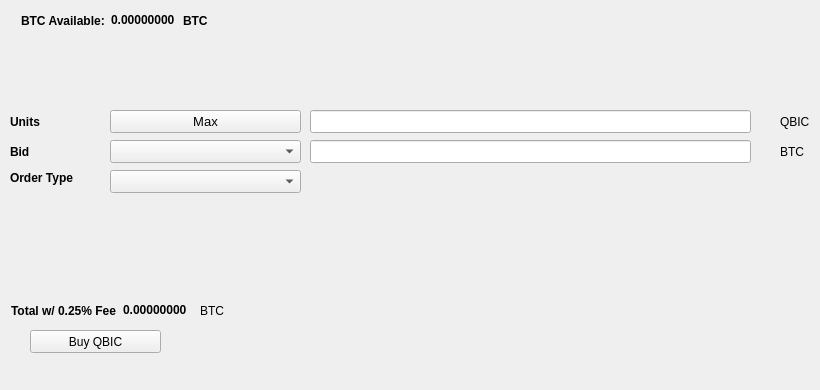
   <widget class="QWidget" name="BuyTab">
    <attribute name="title">
     <string>Buy</string>
    </attribute>
    <widget class="QPushButton" name="BuyQBIC">
     <property name="geometry">
      <rect>
       <x>30</x>
       <y>330</y>
       <width>131</width>
       <height>23</height>
      </rect>
     </property>
     <property name="text">
      <string>Buy QBIC</string>
     </property>
     <property name="icon">
      <iconset resource="../qbiccoin.qrc">
       <normaloff>:/icons/bitcoin</normaloff>:/icons/bitcoin</iconset>
     </property>
    </widget>
    <widget class="QLabel" name="label_3">
     <property name="geometry">
      <rect>
       <x>10</x>
       <y>110</y>
       <width>46</width>
       <height>23</height>
      </rect>
     </property>
     <property name="font">
      <font>
       <weight>75</weight>
       <bold>true</bold>
      </font>
     </property>
     <property name="text">
      <string>Units</string>
     </property>
    </widget>
    <widget class="QLineEdit" name="UnitsInput">
     <property name="geometry">
      <rect>
       <x>310</x>
       <y>110</y>
       <width>441</width>
       <height>23</height>
      </rect>
     </property>
     <property name="font">
      <font>
       <pointsize>9</pointsize>
       <weight>75</weight>
       <bold>true</bold>
      </font>
     </property>
    </widget>
    <widget class="QLineEdit" name="BuyBidPriceEdit">
     <property name="geometry">
      <rect>
       <x>310</x>
       <y>140</y>
       <width>441</width>
       <height>23</height>
      </rect>
     </property>
     <property name="font">
      <font>
       <pointsize>9</pointsize>
       <weight>75</weight>
       <bold>true</bold>
      </font>
     </property>
    </widget>
    <widget class="QLabel" name="label_4">
     <property name="geometry">
      <rect>
       <x>780</x>
       <y>110</y>
       <width>31</width>
       <height>23</height>
      </rect>
     </property>
     <property name="text">
      <string>QBIC</string>
     </property>
    </widget>
    <widget class="QLabel" name="label_5">
     <property name="geometry">
      <rect>
       <x>780</x>
       <y>140</y>
       <width>31</width>
       <height>23</height>
      </rect>
     </property>
     <property name="text">
      <string>BTC</string>
     </property>
    </widget>
    <widget class="QLabel" name="label_6">
     <property name="geometry">
      <rect>
       <x>10</x>
       <y>140</y>
       <width>46</width>
       <height>23</height>
      </rect>
     </property>
     <property name="font">
      <font>
       <weight>75</weight>
       <bold>true</bold>
      </font>
     </property>
     <property name="text">
      <string>Bid</string>
     </property>
    </widget>
    <widget class="QLabel" name="label_7">
     <property name="geometry">
      <rect>
       <x>10</x>
       <y>170</y>
       <width>91</width>
       <height>16</height>
      </rect>
     </property>
     <property name="font">
      <font>
       <weight>75</weight>
       <bold>true</bold>
      </font>
     </property>
     <property name="text">
      <string>Order Type</string>
     </property>
    </widget>
    <widget class="QPushButton" name="Buy_Max_Amount">
     <property name="geometry">
      <rect>
       <x>110</x>
       <y>110</y>
       <width>191</width>
       <height>23</height>
      </rect>
     </property>
     <property name="font">
      <font>
       <pointsize>10</pointsize>
      </font>
     </property>
     <property name="text">
      <string>Max</string>
     </property>
    </widget>
    <widget class="QComboBox" name="BuyBidcomboBox">
     <property name="geometry">
      <rect>
       <x>110</x>
       <y>140</y>
       <width>191</width>
       <height>23</height>
      </rect>
     </property>
     <property name="font">
      <font>
       <pointsize>10</pointsize>
      </font>
     </property>
    </widget>
    <widget class="QComboBox" name="buyOrdertypeCombo">
     <property name="geometry">
      <rect>
       <x>110</x>
       <y>170</y>
       <width>191</width>
       <height>23</height>
      </rect>
     </property>
     <property name="font">
      <font>
       <pointsize>10</pointsize>
      </font>
     </property>
    </widget>
    <widget class="QWidget" name="layoutWidget1">
     <property name="geometry">
      <rect>
       <x>21</x>
       <y>11</y>
       <width>227</width>
       <height>19</height>
      </rect>
     </property>
     <layout class="QHBoxLayout" name="horizontalLayout_3">
      <item>
       <widget class="QLabel" name="label232">
        <property name="font">
         <font>
          <weight>75</weight>
          <bold>true</bold>
         </font>
        </property>
        <property name="text">
         <string>BTC Available:</string>
        </property>
       </widget>
      </item>
      <item>
       <widget class="QLabel" name="BtcAvailableLbl">
        <property name="palette">
         <palette>
          <active>
           <colorrole role="WindowText">
            <brush brushstyle="SolidPattern">
             <color alpha="255">
              <red>0</red>
              <green>0</green>
              <blue>0</blue>
             </color>
            </brush>
           </colorrole>
           <colorrole role="Button">
            <brush brushstyle="SolidPattern">
             <color alpha="255">
              <red>0</red>
              <green>170</green>
              <blue>0</blue>
             </color>
            </brush>
           </colorrole>
           <colorrole role="Light">
            <brush brushstyle="SolidPattern">
             <color alpha="255">
              <red>0</red>
              <green>255</green>
              <blue>0</blue>
             </color>
            </brush>
           </colorrole>
           <colorrole role="Midlight">
            <brush brushstyle="SolidPattern">
             <color alpha="255">
              <red>0</red>
              <green>212</green>
              <blue>0</blue>
             </color>
            </brush>
           </colorrole>
           <colorrole role="Dark">
            <brush brushstyle="SolidPattern">
             <color alpha="255">
              <red>0</red>
              <green>85</green>
              <blue>0</blue>
             </color>
            </brush>
           </colorrole>
           <colorrole role="Mid">
            <brush brushstyle="SolidPattern">
             <color alpha="255">
              <red>0</red>
              <green>113</green>
              <blue>0</blue>
             </color>
            </brush>
           </colorrole>
           <colorrole role="Text">
            <brush brushstyle="SolidPattern">
             <color alpha="255">
              <red>0</red>
              <green>170</green>
              <blue>0</blue>
             </color>
            </brush>
           </colorrole>
           <colorrole role="BrightText">
            <brush brushstyle="SolidPattern">
             <color alpha="255">
              <red>255</red>
              <green>255</green>
              <blue>255</blue>
             </color>
            </brush>
           </colorrole>
           <colorrole role="ButtonText">
            <brush brushstyle="SolidPattern">
             <color alpha="255">
              <red>0</red>
              <green>0</green>
              <blue>0</blue>
             </color>
            </brush>
           </colorrole>
           <colorrole role="Base">
            <brush brushstyle="SolidPattern">
             <color alpha="255">
              <red>255</red>
              <green>255</green>
              <blue>255</blue>
             </color>
            </brush>
           </colorrole>
           <colorrole role="Window">
            <brush brushstyle="SolidPattern">
             <color alpha="255">
              <red>0</red>
              <green>170</green>
              <blue>0</blue>
             </color>
            </brush>
           </colorrole>
           <colorrole role="Shadow">
            <brush brushstyle="SolidPattern">
             <color alpha="255">
              <red>0</red>
              <green>0</green>
              <blue>0</blue>
             </color>
            </brush>
           </colorrole>
           <colorrole role="AlternateBase">
            <brush brushstyle="SolidPattern">
             <color alpha="255">
              <red>127</red>
              <green>212</green>
              <blue>127</blue>
             </color>
            </brush>
           </colorrole>
           <colorrole role="ToolTipBase">
            <brush brushstyle="SolidPattern">
             <color alpha="255">
              <red>255</red>
              <green>255</green>
              <blue>220</blue>
             </color>
            </brush>
           </colorrole>
           <colorrole role="ToolTipText">
            <brush brushstyle="SolidPattern">
             <color alpha="255">
              <red>0</red>
              <green>0</green>
              <blue>0</blue>
             </color>
            </brush>
           </colorrole>
          </active>
          <inactive>
           <colorrole role="WindowText">
            <brush brushstyle="SolidPattern">
             <color alpha="255">
              <red>0</red>
              <green>0</green>
              <blue>0</blue>
             </color>
            </brush>
           </colorrole>
           <colorrole role="Button">
            <brush brushstyle="SolidPattern">
             <color alpha="255">
              <red>0</red>
              <green>170</green>
              <blue>0</blue>
             </color>
            </brush>
           </colorrole>
           <colorrole role="Light">
            <brush brushstyle="SolidPattern">
             <color alpha="255">
              <red>0</red>
              <green>255</green>
              <blue>0</blue>
             </color>
            </brush>
           </colorrole>
           <colorrole role="Midlight">
            <brush brushstyle="SolidPattern">
             <color alpha="255">
              <red>0</red>
              <green>212</green>
              <blue>0</blue>
             </color>
            </brush>
           </colorrole>
           <colorrole role="Dark">
            <brush brushstyle="SolidPattern">
             <color alpha="255">
              <red>0</red>
              <green>85</green>
              <blue>0</blue>
             </color>
            </brush>
           </colorrole>
           <colorrole role="Mid">
            <brush brushstyle="SolidPattern">
             <color alpha="255">
              <red>0</red>
              <green>113</green>
              <blue>0</blue>
             </color>
            </brush>
           </colorrole>
           <colorrole role="Text">
            <brush brushstyle="SolidPattern">
             <color alpha="255">
              <red>0</red>
              <green>170</green>
              <blue>0</blue>
             </color>
            </brush>
           </colorrole>
           <colorrole role="BrightText">
            <brush brushstyle="SolidPattern">
             <color alpha="255">
              <red>255</red>
              <green>255</green>
              <blue>255</blue>
             </color>
            </brush>
           </colorrole>
           <colorrole role="ButtonText">
            <brush brushstyle="SolidPattern">
             <color alpha="255">
              <red>0</red>
              <green>0</green>
              <blue>0</blue>
             </color>
            </brush>
           </colorrole>
           <colorrole role="Base">
            <brush brushstyle="SolidPattern">
             <color alpha="255">
              <red>255</red>
              <green>255</green>
              <blue>255</blue>
             </color>
            </brush>
           </colorrole>
           <colorrole role="Window">
            <brush brushstyle="SolidPattern">
             <color alpha="255">
              <red>0</red>
              <green>170</green>
              <blue>0</blue>
             </color>
            </brush>
           </colorrole>
           <colorrole role="Shadow">
            <brush brushstyle="SolidPattern">
             <color alpha="255">
              <red>0</red>
              <green>0</green>
              <blue>0</blue>
             </color>
            </brush>
           </colorrole>
           <colorrole role="AlternateBase">
            <brush brushstyle="SolidPattern">
             <color alpha="255">
              <red>127</red>
              <green>212</green>
              <blue>127</blue>
             </color>
            </brush>
           </colorrole>
           <colorrole role="ToolTipBase">
            <brush brushstyle="SolidPattern">
             <color alpha="255">
              <red>255</red>
              <green>255</green>
              <blue>220</blue>
             </color>
            </brush>
           </colorrole>
           <colorrole role="ToolTipText">
            <brush brushstyle="SolidPattern">
             <color alpha="255">
              <red>0</red>
              <green>0</green>
              <blue>0</blue>
             </color>
            </brush>
           </colorrole>
          </inactive>
          <disabled>
           <colorrole role="WindowText">
            <brush brushstyle="SolidPattern">
             <color alpha="255">
              <red>0</red>
              <green>85</green>
              <blue>0</blue>
             </color>
            </brush>
           </colorrole>
           <colorrole role="Button">
            <brush brushstyle="SolidPattern">
             <color alpha="255">
              <red>0</red>
              <green>170</green>
              <blue>0</blue>
             </color>
            </brush>
           </colorrole>
           <colorrole role="Light">
            <brush brushstyle="SolidPattern">
             <color alpha="255">
              <red>0</red>
              <green>255</green>
              <blue>0</blue>
             </color>
            </brush>
           </colorrole>
           <colorrole role="Midlight">
            <brush brushstyle="SolidPattern">
             <color alpha="255">
              <red>0</red>
              <green>212</green>
              <blue>0</blue>
             </color>
            </brush>
           </colorrole>
           <colorrole role="Dark">
            <brush brushstyle="SolidPattern">
             <color alpha="255">
              <red>0</red>
              <green>85</green>
              <blue>0</blue>
             </color>
            </brush>
           </colorrole>
           <colorrole role="Mid">
            <brush brushstyle="SolidPattern">
             <color alpha="255">
              <red>0</red>
              <green>113</green>
              <blue>0</blue>
             </color>
            </brush>
           </colorrole>
           <colorrole role="Text">
            <brush brushstyle="SolidPattern">
             <color alpha="255">
              <red>0</red>
              <green>85</green>
              <blue>0</blue>
             </color>
            </brush>
           </colorrole>
           <colorrole role="BrightText">
            <brush brushstyle="SolidPattern">
             <color alpha="255">
              <red>255</red>
              <green>255</green>
              <blue>255</blue>
             </color>
            </brush>
           </colorrole>
           <colorrole role="ButtonText">
            <brush brushstyle="SolidPattern">
             <color alpha="255">
              <red>0</red>
              <green>85</green>
              <blue>0</blue>
             </color>
            </brush>
           </colorrole>
           <colorrole role="Base">
            <brush brushstyle="SolidPattern">
             <color alpha="255">
              <red>0</red>
              <green>170</green>
              <blue>0</blue>
             </color>
            </brush>
           </colorrole>
           <colorrole role="Window">
            <brush brushstyle="SolidPattern">
             <color alpha="255">
              <red>0</red>
              <green>170</green>
              <blue>0</blue>
             </color>
            </brush>
           </colorrole>
           <colorrole role="Shadow">
            <brush brushstyle="SolidPattern">
             <color alpha="255">
              <red>0</red>
              <green>0</green>
              <blue>0</blue>
             </color>
            </brush>
           </colorrole>
           <colorrole role="AlternateBase">
            <brush brushstyle="SolidPattern">
             <color alpha="255">
              <red>0</red>
              <green>170</green>
              <blue>0</blue>
             </color>
            </brush>
           </colorrole>
           <colorrole role="ToolTipBase">
            <brush brushstyle="SolidPattern">
             <color alpha="255">
              <red>255</red>
              <green>255</green>
              <blue>220</blue>
             </color>
            </brush>
           </colorrole>
           <colorrole role="ToolTipText">
            <brush brushstyle="SolidPattern">
             <color alpha="255">
              <red>0</red>
              <green>0</green>
              <blue>0</blue>
             </color>
            </brush>
           </colorrole>
          </disabled>
         </palette>
        </property>
        <property name="font">
         <font>
          <weight>75</weight>
          <bold>true</bold>
         </font>
        </property>
        <property name="text">
         <string>0.00000000</string>
        </property>
        <property name="textInteractionFlags">
         <set>Qt::LinksAccessibleByMouse|Qt::TextSelectableByKeyboard|Qt::TextSelectableByMouse</set>
        </property>
       </widget>
      </item>
      <item>
       <widget class="QLabel" name="BtcAvailableLbl_2">
        <property name="font">
         <font>
          <weight>75</weight>
          <bold>true</bold>
         </font>
        </property>
        <property name="text">
         <string>BTC</string>
        </property>
       </widget>
      </item>
     </layout>
    </widget>
    <widget class="QWidget" name="layoutWidge2">
     <property name="geometry">
      <rect>
       <x>11</x>
       <y>301</y>
       <width>259</width>
       <height>19</height>
      </rect>
     </property>
     <layout class="QHBoxLayout" name="horizontalLayout_4">
      <item>
       <widget class="QLabel" name="label_9">
        <property name="font">
         <font>
          <weight>75</weight>
          <bold>true</bold>
         </font>
        </property>
        <property name="text">
         <string>Total w/ 0.25% Fee</string>
        </property>
       </widget>
      </item>
      <item>
       <widget class="QLabel" name="BuyCostLabel">
        <property name="palette">
         <palette>
          <active>
           <colorrole role="WindowText">
            <brush brushstyle="SolidPattern">
             <color alpha="255">
              <red>0</red>
              <green>0</green>
              <blue>0</blue>
             </color>
            </brush>
           </colorrole>
           <colorrole role="Button">
            <brush brushstyle="SolidPattern">
             <color alpha="255">
              <red>0</red>
              <green>170</green>
              <blue>0</blue>
             </color>
            </brush>
           </colorrole>
           <colorrole role="Light">
            <brush brushstyle="SolidPattern">
             <color alpha="255">
              <red>0</red>
              <green>255</green>
              <blue>0</blue>
             </color>
            </brush>
           </colorrole>
           <colorrole role="Midlight">
            <brush brushstyle="SolidPattern">
             <color alpha="255">
              <red>0</red>
              <green>212</green>
              <blue>0</blue>
             </color>
            </brush>
           </colorrole>
           <colorrole role="Dark">
            <brush brushstyle="SolidPattern">
             <color alpha="255">
              <red>0</red>
              <green>85</green>
              <blue>0</blue>
             </color>
            </brush>
           </colorrole>
           <colorrole role="Mid">
            <brush brushstyle="SolidPattern">
             <color alpha="255">
              <red>0</red>
              <green>113</green>
              <blue>0</blue>
             </color>
            </brush>
           </colorrole>
           <colorrole role="Text">
            <brush brushstyle="SolidPattern">
             <color alpha="255">
              <red>0</red>
              <green>170</green>
              <blue>0</blue>
             </color>
            </brush>
           </colorrole>
           <colorrole role="BrightText">
            <brush brushstyle="SolidPattern">
             <color alpha="255">
              <red>255</red>
              <green>255</green>
              <blue>255</blue>
             </color>
            </brush>
           </colorrole>
           <colorrole role="ButtonText">
            <brush brushstyle="SolidPattern">
             <color alpha="255">
              <red>0</red>
              <green>0</green>
              <blue>0</blue>
             </color>
            </brush>
           </colorrole>
           <colorrole role="Base">
            <brush brushstyle="SolidPattern">
             <color alpha="255">
              <red>255</red>
              <green>255</green>
              <blue>255</blue>
             </color>
            </brush>
           </colorrole>
           <colorrole role="Window">
            <brush brushstyle="SolidPattern">
             <color alpha="255">
              <red>0</red>
              <green>170</green>
              <blue>0</blue>
             </color>
            </brush>
           </colorrole>
           <colorrole role="Shadow">
            <brush brushstyle="SolidPattern">
             <color alpha="255">
              <red>0</red>
              <green>0</green>
              <blue>0</blue>
             </color>
            </brush>
           </colorrole>
           <colorrole role="AlternateBase">
            <brush brushstyle="SolidPattern">
             <color alpha="255">
              <red>127</red>
              <green>212</green>
              <blue>127</blue>
             </color>
            </brush>
           </colorrole>
           <colorrole role="ToolTipBase">
            <brush brushstyle="SolidPattern">
             <color alpha="255">
              <red>255</red>
              <green>255</green>
              <blue>220</blue>
             </color>
            </brush>
           </colorrole>
           <colorrole role="ToolTipText">
            <brush brushstyle="SolidPattern">
             <color alpha="255">
              <red>0</red>
              <green>0</green>
              <blue>0</blue>
             </color>
            </brush>
           </colorrole>
          </active>
          <inactive>
           <colorrole role="WindowText">
            <brush brushstyle="SolidPattern">
             <color alpha="255">
              <red>0</red>
              <green>0</green>
              <blue>0</blue>
             </color>
            </brush>
           </colorrole>
           <colorrole role="Button">
            <brush brushstyle="SolidPattern">
             <color alpha="255">
              <red>0</red>
              <green>170</green>
              <blue>0</blue>
             </color>
            </brush>
           </colorrole>
           <colorrole role="Light">
            <brush brushstyle="SolidPattern">
             <color alpha="255">
              <red>0</red>
              <green>255</green>
              <blue>0</blue>
             </color>
            </brush>
           </colorrole>
           <colorrole role="Midlight">
            <brush brushstyle="SolidPattern">
             <color alpha="255">
              <red>0</red>
              <green>212</green>
              <blue>0</blue>
             </color>
            </brush>
           </colorrole>
           <colorrole role="Dark">
            <brush brushstyle="SolidPattern">
             <color alpha="255">
              <red>0</red>
              <green>85</green>
              <blue>0</blue>
             </color>
            </brush>
           </colorrole>
           <colorrole role="Mid">
            <brush brushstyle="SolidPattern">
             <color alpha="255">
              <red>0</red>
              <green>113</green>
              <blue>0</blue>
             </color>
            </brush>
           </colorrole>
           <colorrole role="Text">
            <brush brushstyle="SolidPattern">
             <color alpha="255">
              <red>0</red>
              <green>170</green>
              <blue>0</blue>
             </color>
            </brush>
           </colorrole>
           <colorrole role="BrightText">
            <brush brushstyle="SolidPattern">
             <color alpha="255">
              <red>255</red>
              <green>255</green>
              <blue>255</blue>
             </color>
            </brush>
           </colorrole>
           <colorrole role="ButtonText">
            <brush brushstyle="SolidPattern">
             <color alpha="255">
              <red>0</red>
              <green>0</green>
              <blue>0</blue>
             </color>
            </brush>
           </colorrole>
           <colorrole role="Base">
            <brush brushstyle="SolidPattern">
             <color alpha="255">
              <red>255</red>
              <green>255</green>
              <blue>255</blue>
             </color>
            </brush>
           </colorrole>
           <colorrole role="Window">
            <brush brushstyle="SolidPattern">
             <color alpha="255">
              <red>0</red>
              <green>170</green>
              <blue>0</blue>
             </color>
            </brush>
           </colorrole>
           <colorrole role="Shadow">
            <brush brushstyle="SolidPattern">
             <color alpha="255">
              <red>0</red>
              <green>0</green>
              <blue>0</blue>
             </color>
            </brush>
           </colorrole>
           <colorrole role="AlternateBase">
            <brush brushstyle="SolidPattern">
             <color alpha="255">
              <red>127</red>
              <green>212</green>
              <blue>127</blue>
             </color>
            </brush>
           </colorrole>
           <colorrole role="ToolTipBase">
            <brush brushstyle="SolidPattern">
             <color alpha="255">
              <red>255</red>
              <green>255</green>
              <blue>220</blue>
             </color>
            </brush>
           </colorrole>
           <colorrole role="ToolTipText">
            <brush brushstyle="SolidPattern">
             <color alpha="255">
              <red>0</red>
              <green>0</green>
              <blue>0</blue>
             </color>
            </brush>
           </colorrole>
          </inactive>
          <disabled>
           <colorrole role="WindowText">
            <brush brushstyle="SolidPattern">
             <color alpha="255">
              <red>0</red>
              <green>85</green>
              <blue>0</blue>
             </color>
            </brush>
           </colorrole>
           <colorrole role="Button">
            <brush brushstyle="SolidPattern">
             <color alpha="255">
              <red>0</red>
              <green>170</green>
              <blue>0</blue>
             </color>
            </brush>
           </colorrole>
           <colorrole role="Light">
            <brush brushstyle="SolidPattern">
             <color alpha="255">
              <red>0</red>
              <green>255</green>
              <blue>0</blue>
             </color>
            </brush>
           </colorrole>
           <colorrole role="Midlight">
            <brush brushstyle="SolidPattern">
             <color alpha="255">
              <red>0</red>
              <green>212</green>
              <blue>0</blue>
             </color>
            </brush>
           </colorrole>
           <colorrole role="Dark">
            <brush brushstyle="SolidPattern">
             <color alpha="255">
              <red>0</red>
              <green>85</green>
              <blue>0</blue>
             </color>
            </brush>
           </colorrole>
           <colorrole role="Mid">
            <brush brushstyle="SolidPattern">
             <color alpha="255">
              <red>0</red>
              <green>113</green>
              <blue>0</blue>
             </color>
            </brush>
           </colorrole>
           <colorrole role="Text">
            <brush brushstyle="SolidPattern">
             <color alpha="255">
              <red>0</red>
              <green>85</green>
              <blue>0</blue>
             </color>
            </brush>
           </colorrole>
           <colorrole role="BrightText">
            <brush brushstyle="SolidPattern">
             <color alpha="255">
              <red>255</red>
              <green>255</green>
              <blue>255</blue>
             </color>
            </brush>
           </colorrole>
           <colorrole role="ButtonText">
            <brush brushstyle="SolidPattern">
             <color alpha="255">
              <red>0</red>
              <green>85</green>
              <blue>0</blue>
             </color>
            </brush>
           </colorrole>
           <colorrole role="Base">
            <brush brushstyle="SolidPattern">
             <color alpha="255">
              <red>0</red>
              <green>170</green>
              <blue>0</blue>
             </color>
            </brush>
           </colorrole>
           <colorrole role="Window">
            <brush brushstyle="SolidPattern">
             <color alpha="255">
              <red>0</red>
              <green>170</green>
              <blue>0</blue>
             </color>
            </brush>
           </colorrole>
           <colorrole role="Shadow">
            <brush brushstyle="SolidPattern">
             <color alpha="255">
              <red>0</red>
              <green>0</green>
              <blue>0</blue>
             </color>
            </brush>
           </colorrole>
           <colorrole role="AlternateBase">
            <brush brushstyle="SolidPattern">
             <color alpha="255">
              <red>0</red>
              <green>170</green>
              <blue>0</blue>
             </color>
            </brush>
           </colorrole>
           <colorrole role="ToolTipBase">
            <brush brushstyle="SolidPattern">
             <color alpha="255">
              <red>255</red>
              <green>255</green>
              <blue>220</blue>
             </color>
            </brush>
           </colorrole>
           <colorrole role="ToolTipText">
            <brush brushstyle="SolidPattern">
             <color alpha="255">
              <red>0</red>
              <green>0</green>
              <blue>0</blue>
             </color>
            </brush>
           </colorrole>
          </disabled>
         </palette>
        </property>
        <property name="font">
         <font>
          <weight>75</weight>
          <bold>true</bold>
         </font>
        </property>
        <property name="autoFillBackground">
         <bool>false</bool>
        </property>
        <property name="text">
         <string>0.00000000</string>
        </property>
        <property name="textInteractionFlags">
         <set>Qt::LinksAccessibleByMouse|Qt::TextSelectableByMouse</set>
        </property>
       </widget>
      </item>
      <item>
       <widget class="QLabel" name="label_10">
        <property name="font">
         <font>
          <weight>50</weight>
          <bold>false</bold>
         </font>
        </property>
        <property name="text">
         <string>BTC</string>
        </property>
       </widget>
      </item>
     </layout>
    </widget>
    <widget class="QLabel" name="label_24">
     <property name="geometry">
      <rect>
       <x>460</x>
       <y>300</y>
       <width>281</width>
       <height>81</height>
      </rect>
     </property>
     <property name="text">
      <string/>
     </property>
     <property name="pixmap">
      <pixmap>:/images/bittrex</pixmap>
     </property>
    </widget>
   </widget>
